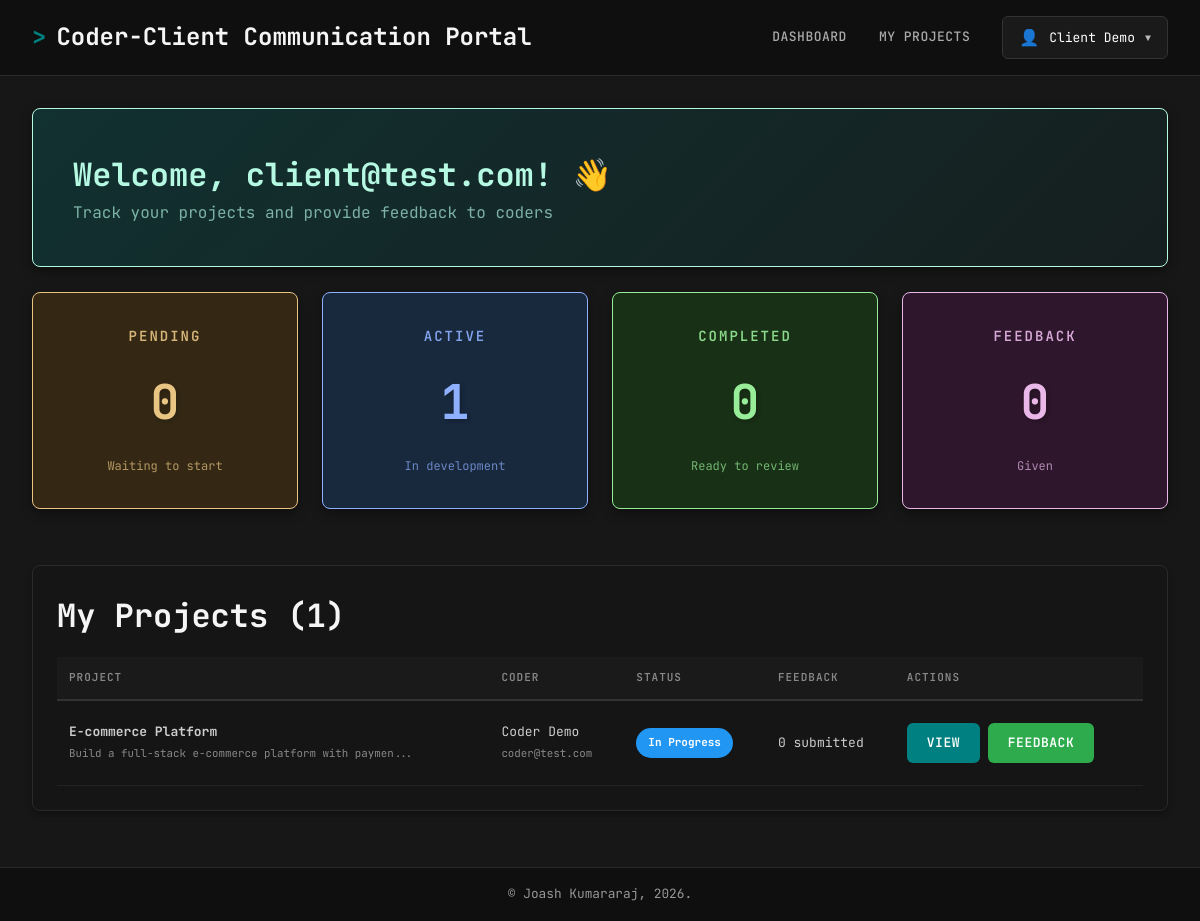
Screenshot of /dashboard/client (signed in) with the database file from the repository.
### tables this page shows
CREATE TABLE IF NOT EXISTS
    projects (
        project_id INT AUTO_INCREMENT PRIMARY KEY,
        title VARCHAR(50) NOT NULL,
        description VARCHAR(1000) NOT NULL,
        image VARCHAR(255) DEFAULT NULL,
        status INT NOT NULL,
        coder_id INT NOT NULL,
        client_id INT,
        CONSTRAINT fk_projects_coder FOREIGN KEY (coder_id) REFERENCES users (user_id),
        CONSTRAINT fk_projects_client FOREIGN KEY (client_id) REFERENCES users (user_id)
    );

CREATE TABLE IF NOT EXISTS
    users (
        user_id INT AUTO_INCREMENT PRIMARY KEY,
        name VARCHAR(255) NOT NULL,
        email VARCHAR(255) UNIQUE NOT NULL,
        password VARCHAR(255) NOT NULL,
        role_id INT NOT NULL,
        CONSTRAINT fk_users_roles FOREIGN KEY (role_id) REFERENCES ROLES (role_id)
    );

### includes/auth.php (called while the page is built, shortened)
<?php
function getCurrentUser()
{
    return [
        'user_id' => $_SESSION['user_id'] ?? null,
        'name' => $_SESSION['name'] ?? null,
        'email' => $_SESSION['email'] ?? null,
        'role' => $_SESSION['role'] ?? null
    ];
}
?>

### includes/constants.php (called while the page is built, shortened)
<?php
$statusLabels = [
    STATUS_PENDING => 'Pending',
    STATUS_IN_PROGRESS => 'In Progress',
    STATUS_COMPLETED => 'Completed'
];
$statusColors = [
    STATUS_PENDING => '#FFA500',
    STATUS_IN_PROGRESS => '#2196F3',
    STATUS_COMPLETED => '#4CAF50'
];
?>

### dashboard/client.php (the view, shortened to what this page needs)
<?php
require_once './includes/auth.php';
$user = getCurrentUser();
require_once './config/db.php';
require_once './includes/constants.php';
$stmt = $db->prepare("
    SELECT projects.*,
           coders.name as coder_name,
           coders.email as coder_email,
           (SELECT COUNT(*) FROM feedback WHERE feedback.project_id = projects.project_id AND feedback.client_id = :client_id) as feedback_count
    FROM projects
    LEFT JOIN users as coders ON projects.coder_id = coders.user_id
    WHERE projects.client_id = :client_id2
    ORDER BY projects.project_id DESC
");
$stmt->execute(['client_id' => $user['user_id'], 'client_id2' => $user['user_id']]);
$projects = $stmt->fetchAll(PDO::FETCH_OBJ);
$pendingCount = 0;
$inProgressCount = 0;
$completedCount = 0;
$totalFeedback = 0;
foreach ($projects as $p) {
    if ($p->status == 1)
        $inProgressCount++;
    $totalFeedback += $p->feedback_count;
}
require_once './includes/header.php';
?>
<div class="welcome-section">
    <h2>Welcome, <?= htmlspecialchars($user['email']); ?>! 👋</h2>
    <p>Track your projects and provide feedback to coders</p>
</div>
<div class="dashboard-grid">
    <div class="stat-card orange">
        <div class="stat-label">Pending</div>
        <div class="stat-number"><?= $pendingCount; ?></div>
        <div class="stat-sublabel">Waiting to start</div>
    </div>
    <div class="stat-card blue">
        <div class="stat-label">Active</div>
        <div class="stat-number"><?= $inProgressCount; ?></div>
        <div class="stat-sublabel">In development</div>
    </div>
    <div class="stat-card green">
        <div class="stat-label">Completed</div>
        <div class="stat-number"><?= $completedCount; ?></div>
        <div class="stat-sublabel">Ready to review</div>
    </div>
    <div class="stat-card purple">
        <div class="stat-label">Feedback</div>
        <div class="stat-number"><?= $totalFeedback; ?></div>
        <div class="stat-sublabel">Given</div>
    </div>
</div>
<div class="card">
    <h2>My Projects (<?= count($projects); ?>)</h2>
    <?php if (count($projects) > 0): ?>
        <table>
            <thead>
                <tr>
                    <th>Project</th>
                    <th>Coder</th>
                    <th>Status</th>
                    <th>Feedback</th>
                    <th>Actions</th>
                </tr>
            </thead>
            <tbody>
                <?php foreach ($projects as $project): ?>
                    <tr>
                        <td>
                            <strong><?= htmlspecialchars($project->title); ?></strong>
                            <br>
                            <small
                                style="color: #888;"><?= htmlspecialchars(substr($project->description, 0, 50)); ?>...</small>
                        </td>
                        <td>
                            <?php if ($project->coder_name): ?>
                                <?= htmlspecialchars($project->coder_name); ?>
                                <br>
                                <small style="color: #888;"><?= htmlspecialchars($project->coder_email); ?></small>
                            <?php else: ?>
                                <span style="color: #888;">Not assigned</span>
                            <?php endif; ?>
                        </td>
                        <td>
                            <span class="project-status" style="background-color: <?= $statusColors[$project->status]; ?>">
                                <?= $statusLabels[$project->status]; ?>
                            </span>
                        </td>
                        <td>
                            <span class="feedback-badge"><?= $project->feedback_count; ?> submitted</span>
                        </td>
                        <td>
                            <a href="<?= BASE_URL; ?>/projects?id=<?= $project->project_id; ?>" class="btn">View</a>
                            <a href="<?= BASE_URL; ?>/feedback/create?project_id=<?= $project->project_id; ?>"
                                class="btn btn-success">Feedback</a>
                        </td>
                    </tr>
                <?php endforeach; ?>
            </tbody>
        </table>
    <?php endif; ?>
</div>
<?php require_once './includes/footer.php'; ?>

### assets/style.css (style rules this page uses)
:root { --color-primary: #008080; --color-primary-dark: #006c6c; --color-bg-main: #171717; --color-bg-dark: #0f0f0f; --color-bg-card: #151515; --color-bg-input: #1a1a1a; --color-border: #2a2a2a; --color-border-light: #333; --color-text: #e0e0e0; --color-text-muted: #aaa; --color-text-dim: #888; --color-danger: #ef4444; --color-success: #10b981; --color-info: #3b82f6; --color-warning: #cf840b; }
* { margin: 0; padding: 0; box-sizing: border-box; }
body { background-color: var(--color-bg-main); color: var(--color-text); font-family: "JetBrains Mono", "Courier New", monospace; font-size: 14px; line-height: 1.6; scroll-behavior: smooth; }
.card, div[class*="card"] { background: var(--color-bg-card); border: 1px solid var(--color-border); border-radius: 8px; padding: 1.5rem; margin-bottom: 1.5rem; box-shadow: 0 4px 6px rgba(0, 0, 0, 0.3); }
table { width: 100%; border-collapse: collapse; margin-top: 1rem; font-size: 13px; }
table thead { background: var(--color-bg-input); border-bottom: 2px solid var(--color-border-light); }
table th { padding: 12px; text-align: left; font-weight: 600; color: var(--color-text-dim); text-transform: uppercase; font-size: 11px; letter-spacing: 1px; }
table td { padding: 12px; border-bottom: 1px solid #222; color: #ccc; }
table tbody tr { transition: background 0.2s; }
.btn, button[type="submit"], input[type="submit"], a.btn { background: var(--color-primary); color: white; margin: 10px 0; padding: 10px 20px; border: none; border-radius: 6px; font-family: inherit; font-size: 13px; font-weight: 600; cursor: pointer; text-decoration: none; transition: all 0.2s; text-transform: uppercase; letter-spacing: 0.5px; display: inline-block; }
.btn-success { background: #2dab4d !important; }
.stat-card, .dashboard-grid > div { background: black; border: 1px solid white; border-radius: 8px; padding: 2rem; text-align: center; color: white; box-shadow: 0 4px 12px rgba(0, 0, 0, 0.4); }
.stat-card.orange { background-color: rgba(207, 132, 11, 0.155); color: rgb(233, 197, 132); border-color: rgb(233, 197, 132); }
.stat-card.blue { background-color: rgba(31, 101, 199, 0.214); color: rgb(142, 176, 255); border-color: rgb(142, 176, 255); }
.stat-card.green { background-color: rgba(30, 155, 14, 0.19); color: rgb(152, 237, 152); border-color: rgb(152, 237, 152); }
.stat-card.purple { background-color: rgba(158, 19, 149, 0.167); color: rgb(233, 184, 233); border-color: rgb(233, 184, 233); }
.stat-number { font-size: 3rem; font-weight: 700; margin: 1rem 0; text-shadow: 2px 2px 4px rgba(0, 0, 0, 0.2); }
.stat-label { font-size: 0.875rem; text-transform: uppercase; letter-spacing: 2px; font-weight: 600; opacity: 0.9; }
.stat-sublabel { font-size: 0.75rem; opacity: 0.7; margin-top: 0.5rem; }
.dashboard-grid { display: grid; grid-template-columns: repeat(auto-fit, minmax(250px, 1fr)); gap: 1.5rem; margin-bottom: 2rem; }
.project-status { display: inline-block; padding: 6px 12px; border-radius: 20px; font-size: 11px; font-weight: 700; color: white; }
.welcome-section { background: linear-gradient( 135deg, rgba(0, 128, 128, 0.245) 0%, rgba(11, 114, 114, 0.088) 100% ); padding: 2.5rem; border-radius: 8px; margin-bottom: 1.6rem; color: rgba(181, 249, 231, 0.721); border: 1px solid rgb(181, 249, 224); box-shadow: 0 4px 12px rgba(0, 0, 0, 0.4); }
.welcome-section h2 { color: rgb(181, 249, 227); font-size: 2rem; font-weight: 700; }
.welcome-section p { margin: 0; opacity: 0.9; font-size: 1rem; }
a { text-decoration: none; transition: color 0.2s; color: var(--color-info); }
h1, h2, h3, h4, h5, h6 { color: #f5f5f5; font-weight: 700; }
h2 { font-size: 2rem; }

### rows the page displays
projects: title "E-commerce Platform", description "Build a full-stack e-commerce platform with paymen", coder.name "Coder Demo", coder.email "coder@test.com", status "In Progress", feedback_count "0"

### other values shown
$user['name'] "Client Demo"
$user['email'] "client@test.com"
$pendingCount "0"
$inProgressCount "1"
$completedCount "0"
$totalFeedback "0"
count($projects) "1"
